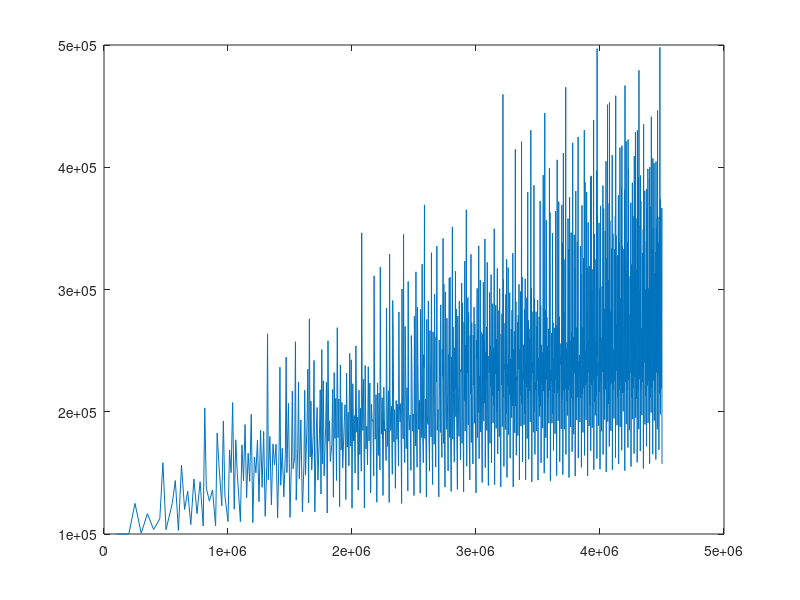

This figure's MATLAB source: (Note: this script raises an error after producing the figure.)
function dat = testallcactuars()

%Fuse a KMM into itself until it hits max (4.5M XP)
%Test every permutation, assume 90/9/1 regular/great/amazing rate

%Do this recursively, I guess?

function out = fuse(curxp, history)
    if curxp > 45e5
        out = [];
        return
    end
    %regular
    reg = fuse(curxp + 1e5, [history .9]);
    %great
    gr = fuse(curxp * 1.5 + 1e5, [history .09]);
    %amazing
    am = fuse(curxp * 2 + 1e5, [history, .01]);
    
    outstr.xp = curxp;
    outstr.hst = history;
    outstr.len = length(history);
    outstr.prob = prod(history);
    outstr.rate = outstr.xp/outstr.len;
    out = [reg gr am outstr];
end

dat = fuse(1e5, 1);

rts = [dat.rate];
xps = [dat.xp];



%find best XP to stop at, by finding average rate at each XP weighted by probability, then go once more
U = unique(xps);
len = length(U);
avgr = zeros(1,len);
for i = 1:len
    snip = dat(U(i) == xps);
    ps = [snip.prob];
    rts = [snip.rate];
    avgr(i) = rts * ps' / sum(ps);
end

%plot rates at a given XP amount
figure, plot(U, avgr), hold on, plot(U, smooth(avgr, 10))

%if we fused one more time at a given xp, what's the expected xp?
    function xp = xpmult(curxp)
        gr = min(curxp*1.5, 45e5);
        am = min(curxp * 2, 45e5);
        xp = curxp * .9 + gr *.09 + am *.01 + 1e5;
    end
%XP per cactuar of the next cactuar
plot(U, xpmult(U)-U)

%smooth by binning instead
V = (2:45)*1e5;
avgrbin = zeros(1,44);
for i = 1:44
    snip = dat( V(i) > xps & V(i)-1e5 <= xps );
    ps = [snip.prob];
    rts = [snip.rate];
    avgrbin(i) = rts * ps' / sum(ps);
end
figure, plot(V, avgrbin), hold on,
plot(V, xpmult(V)-V)

%Point to stop is at the intersection of the [rate till now] and the [rate of next cactuar] lines
%Seems to be around 4M XP


end